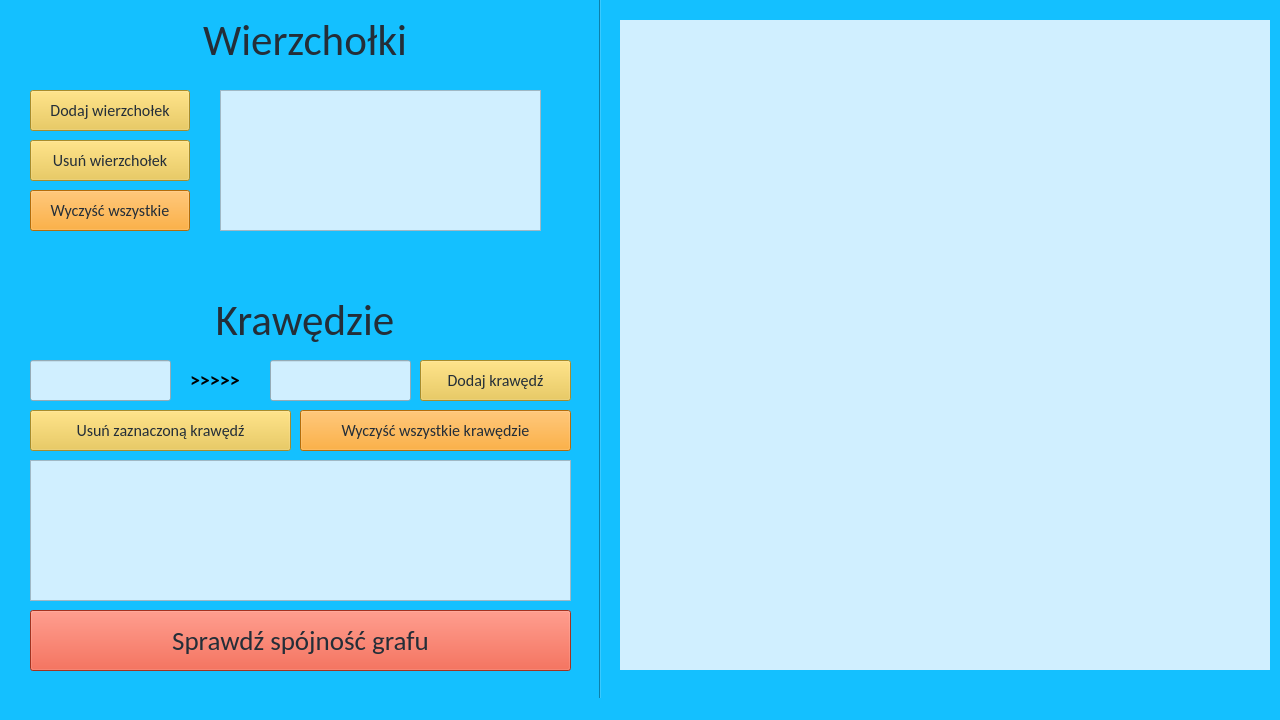
<?xml version="1.0" encoding="UTF-8"?>
<ui version="4.0">
 <class>MainWindow</class>
 <widget class="QMainWindow" name="MainWindow">
  <property name="geometry">
   <rect>
    <x>0</x>
    <y>0</y>
    <width>1280</width>
    <height>720</height>
   </rect>
  </property>
  <property name="minimumSize">
   <size>
    <width>1280</width>
    <height>720</height>
   </size>
  </property>
  <property name="maximumSize">
   <size>
    <width>1280</width>
    <height>720</height>
   </size>
  </property>
  <property name="windowTitle">
   <string>Sprawdzanie ścisłej spójności grafu skierowanego</string>
  </property>
  <property name="styleSheet">
   <string notr="true">background-color: rgb(20, 192, 255);</string>
  </property>
  <widget class="QWidget" name="centralwidget">
   <widget class="QPushButton" name="clearNodesBtn">
    <property name="geometry">
     <rect>
      <x>30</x>
      <y>190</y>
      <width>160</width>
      <height>41</height>
     </rect>
    </property>
    <property name="font">
     <font>
      <family>Calibri</family>
      <pointsize>12</pointsize>
     </font>
    </property>
    <property name="styleSheet">
     <string notr="true">background-color: rgb(251, 153, 15);color: rgb(36, 46, 56);</string>
    </property>
    <property name="text">
     <string>Wyczyść wszystkie</string>
    </property>
   </widget>
   <widget class="QLabel" name="nodesLabel">
    <property name="geometry">
     <rect>
      <x>130</x>
      <y>20</y>
      <width>350</width>
      <height>41</height>
     </rect>
    </property>
    <property name="font">
     <font>
      <family>Calibri</family>
      <pointsize>32</pointsize>
     </font>
    </property>
    <property name="styleSheet">
     <string notr="true">color: rgb(36, 46, 56);</string>
    </property>
    <property name="text">
     <string>Wierzchołki</string>
    </property>
    <property name="alignment">
     <set>Qt::AlignCenter</set>
    </property>
   </widget>
   <widget class="QPushButton" name="addNodeBtn">
    <property name="geometry">
     <rect>
      <x>30</x>
      <y>90</y>
      <width>160</width>
      <height>41</height>
     </rect>
    </property>
    <property name="font">
     <font>
      <family>Calibri</family>
      <pointsize>12</pointsize>
     </font>
    </property>
    <property name="styleSheet">
     <string notr="true">background-color: rgb(234, 196, 61);color: rgb(36, 46, 56);</string>
    </property>
    <property name="text">
     <string>Dodaj wierzchołek</string>
    </property>
   </widget>
   <widget class="QPushButton" name="deleteNodeBtn">
    <property name="geometry">
     <rect>
      <x>30</x>
      <y>140</y>
      <width>160</width>
      <height>41</height>
     </rect>
    </property>
    <property name="font">
     <font>
      <family>Calibri</family>
      <pointsize>12</pointsize>
     </font>
    </property>
    <property name="styleSheet">
     <string notr="true">background-color: rgb(234, 196, 61);color: rgb(36, 46, 56);</string>
    </property>
    <property name="text">
     <string>Usuń wierzchołek</string>
    </property>
   </widget>
   <widget class="Line" name="line">
    <property name="geometry">
     <rect>
      <x>590</x>
      <y>-60</y>
      <width>21</width>
      <height>771</height>
     </rect>
    </property>
    <property name="orientation">
     <enum>Qt::Vertical</enum>
    </property>
   </widget>
   <widget class="QListWidget" name="nodesList">
    <property name="geometry">
     <rect>
      <x>220</x>
      <y>90</y>
      <width>321</width>
      <height>141</height>
     </rect>
    </property>
    <property name="font">
     <font>
      <family>Calibri</family>
      <pointsize>12</pointsize>
      <weight>75</weight>
      <bold>true</bold>
     </font>
    </property>
    <property name="cursor" stdset="0">
     <cursorShape>ArrowCursor</cursorShape>
    </property>
    <property name="autoFillBackground">
     <bool>false</bool>
    </property>
    <property name="styleSheet">
     <string notr="true">background-color: rgb(208, 239, 255);color: rgb(19, 28, 44);</string>
    </property>
    <property name="wordWrap">
     <bool>false</bool>
    </property>
    <property name="itemAlignment">
     <set>Qt::AlignCenter</set>
    </property>
   </widget>
   <widget class="QLabel" name="edgesLabel">
    <property name="geometry">
     <rect>
      <x>130</x>
      <y>290</y>
      <width>350</width>
      <height>61</height>
     </rect>
    </property>
    <property name="font">
     <font>
      <family>Calibri</family>
      <pointsize>32</pointsize>
     </font>
    </property>
    <property name="styleSheet">
     <string notr="true">color: rgb(36, 46, 56);</string>
    </property>
    <property name="text">
     <string>Krawędzie</string>
    </property>
    <property name="alignment">
     <set>Qt::AlignCenter</set>
    </property>
   </widget>
   <widget class="QPushButton" name="deleteEdgeBtn">
    <property name="geometry">
     <rect>
      <x>30</x>
      <y>410</y>
      <width>261</width>
      <height>41</height>
     </rect>
    </property>
    <property name="font">
     <font>
      <family>Calibri</family>
      <pointsize>12</pointsize>
     </font>
    </property>
    <property name="styleSheet">
     <string notr="true">background-color: rgb(234, 196, 61);color: rgb(36, 46, 56);</string>
    </property>
    <property name="text">
     <string>Usuń zaznaczoną krawędź</string>
    </property>
   </widget>
   <widget class="QPushButton" name="addEdgeBtn">
    <property name="geometry">
     <rect>
      <x>420</x>
      <y>360</y>
      <width>151</width>
      <height>41</height>
     </rect>
    </property>
    <property name="font">
     <font>
      <family>Calibri</family>
      <pointsize>12</pointsize>
     </font>
    </property>
    <property name="styleSheet">
     <string notr="true">background-color: rgb(234, 196, 61);color: rgb(36, 46, 56);</string>
    </property>
    <property name="text">
     <string>Dodaj krawędź</string>
    </property>
   </widget>
   <widget class="QPushButton" name="clearEdgesBtn">
    <property name="geometry">
     <rect>
      <x>300</x>
      <y>410</y>
      <width>271</width>
      <height>41</height>
     </rect>
    </property>
    <property name="font">
     <font>
      <family>Calibri</family>
      <pointsize>12</pointsize>
     </font>
    </property>
    <property name="styleSheet">
     <string notr="true">background-color: rgb(251, 153, 15);color: rgb(36, 46, 56);</string>
    </property>
    <property name="text">
     <string>Wyczyść wszystkie krawędzie</string>
    </property>
   </widget>
   <widget class="QListWidget" name="edgesList">
    <property name="geometry">
     <rect>
      <x>30</x>
      <y>460</y>
      <width>541</width>
      <height>141</height>
     </rect>
    </property>
    <property name="font">
     <font>
      <family>Calibri</family>
      <pointsize>12</pointsize>
     </font>
    </property>
    <property name="styleSheet">
     <string notr="true">background-color: rgb(208, 239, 255);</string>
    </property>
   </widget>
   <widget class="QWidget" name="plotWidget" native="true">
    <property name="geometry">
     <rect>
      <x>620</x>
      <y>20</y>
      <width>650</width>
      <height>650</height>
     </rect>
    </property>
    <property name="styleSheet">
     <string notr="true">background-color: rgb(208, 239, 255);</string>
    </property>
   </widget>
   <widget class="QLabel" name="arrowLabel">
    <property name="geometry">
     <rect>
      <x>190</x>
      <y>370</y>
      <width>61</width>
      <height>20</height>
     </rect>
    </property>
    <property name="font">
     <font>
      <family>Calibri</family>
      <pointsize>15</pointsize>
      <weight>75</weight>
      <bold>true</bold>
     </font>
    </property>
    <property name="text">
     <string>&gt;&gt;&gt;&gt;&gt;</string>
    </property>
   </widget>
   <widget class="QLineEdit" name="sourceInput">
    <property name="geometry">
     <rect>
      <x>30</x>
      <y>360</y>
      <width>141</width>
      <height>41</height>
     </rect>
    </property>
    <property name="font">
     <font>
      <family>Calibri</family>
      <pointsize>12</pointsize>
     </font>
    </property>
    <property name="styleSheet">
     <string notr="true">background-color: rgb(208, 239, 255);</string>
    </property>
    <property name="maxLength">
     <number>1</number>
    </property>
    <property name="alignment">
     <set>Qt::AlignCenter</set>
    </property>
   </widget>
   <widget class="QLineEdit" name="destinationInput">
    <property name="geometry">
     <rect>
      <x>270</x>
      <y>360</y>
      <width>141</width>
      <height>41</height>
     </rect>
    </property>
    <property name="font">
     <font>
      <family>Calibri</family>
      <pointsize>12</pointsize>
     </font>
    </property>
    <property name="styleSheet">
     <string notr="true">background-color: rgb(208, 239, 255);</string>
    </property>
    <property name="maxLength">
     <number>1</number>
    </property>
    <property name="alignment">
     <set>Qt::AlignCenter</set>
    </property>
   </widget>
   <widget class="QPushButton" name="checkConnectionBtn">
    <property name="geometry">
     <rect>
      <x>30</x>
      <y>610</y>
      <width>541</width>
      <height>61</height>
     </rect>
    </property>
    <property name="font">
     <font>
      <family>Calibri</family>
      <pointsize>20</pointsize>
     </font>
    </property>
    <property name="styleSheet">
     <string notr="true">background-color: rgb(228, 72, 45);color: rgb(36, 46, 56);</string>
    </property>
    <property name="text">
     <string>Sprawdź spójność grafu</string>
    </property>
   </widget>
  </widget>
  <widget class="QMenuBar" name="menubar">
   <property name="geometry">
    <rect>
     <x>0</x>
     <y>0</y>
     <width>1280</width>
     <height>21</height>
    </rect>
   </property>
  </widget>
  <widget class="QStatusBar" name="statusbar"/>
 </widget>
 <resources/>
 <connections/>
</ui>
